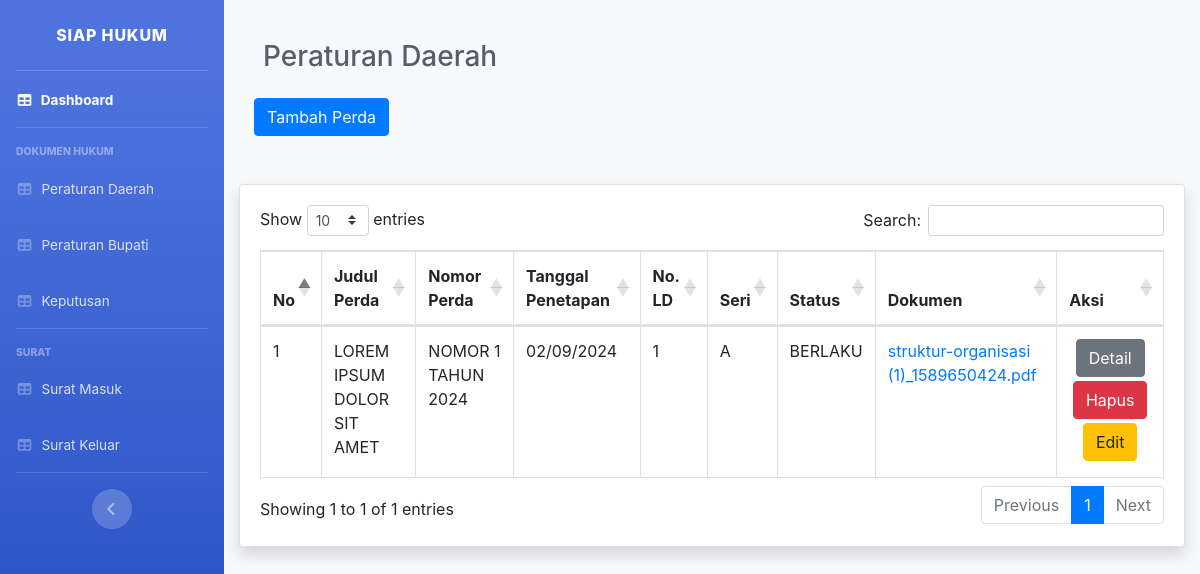
The app's page /perda.php with its own data.
### tables this page shows
CREATE TABLE `perda` (
  `idperda` int(11) NOT NULL,
  `judulperda` varchar(1000) NOT NULL,
  `nomorperda` varchar(100) NOT NULL,
  `tglevaluasiperda` date NOT NULL,
  `tglpenetapanperda` date NOT NULL,
  `tglpengundanganperda` date NOT NULL,
  `nold` int(11) NOT NULL,
  `noldt` int(11) NOT NULL,
  `seriperda` varchar(10) NOT NULL,
  `statusperda` varchar(20) NOT NULL,
  `ketperda` varchar(1000) NOT NULL,
  `fileperda` varchar(1000) NOT NULL,
  `filebaruperda` varchar(1000) NOT NULL,
  `diinputolehperda` varchar(50) NOT NULL
);

### perda.php (the view, shortened to what this page needs)
<?php
$conn = koneksi();
$query = "SELECT * FROM perda ORDER BY nomorperda ASC";
$result = mysqli_query($conn, $query);
?>
<!DOCTYPE html>
<html lang="en">
<head>
  <link href="vendor/fontawesome-free/css/all.min.css" rel="stylesheet" type="text/css" />
  <link href="css/sb-admin-2.min.css" rel="stylesheet" />
  <link href="vendor/datatables/dataTables.bootstrap4.min.css" rel="stylesheet" />
  <link href="https://stackpath.bootstrapcdn.com/bootstrap/4.6.0/css/bootstrap.min.css" rel="stylesheet">
</head>
<body id="page-top">
  <div id="wrapper">
    <ul class="navbar-nav bg-gradient-primary sidebar sidebar-dark accordion" id="accordionSidebar">
      <a class="sidebar-brand d-flex align-items-center justify-content-center" href="index.php">
        <div class="sidebar-brand-text mx-3">SIAP Hukum</div>
      </a>
      <hr class="sidebar-divider my-0" />
      <li class="nav-item active">
        <a class="nav-link" href="index.php">
          <i class="fas fa-fw fa-table"></i>
            <span>Dashboard</span>
        </a>
        </li>
        <hr class="sidebar-divider" />
        <div class="sidebar-heading">Dokumen Hukum</div>
          <li class="nav-item">
          <a class="nav-link" href="perda.php">
                    <i class="fas fa-fw fa-table"></i>
                    <span>Peraturan Daerah</span>
                </a>
                <a class="nav-link" href="perbup.php">
                    <i class="fas fa-fw fa-table"></i>
                    <span>Peraturan Bupati</span>
                </a>
                <a class="nav-link" href="keputusan.php">
                    <i class="fas fa-fw fa-table"></i>
                    <span>Keputusan</span>
                </a>
            </li>
            <hr class="sidebar-divider d-none d-md-block" />
            <div class="sidebar-heading">Surat</div>
            <li class="nav-item">
                <a class="nav-link" href="suratmasuk.php">
                    <i class="fas fa-fw fa-table"></i>
                    <span>Surat Masuk</span>
                </a>
                <a class="nav-link" href="suratkeluar.php">
                    <i class="fas fa-fw fa-table"></i>
                    <span>Surat Keluar</span>
                </a>
            </li>
            <hr class="sidebar-divider d-none d-md-block" />
            <div class="text-center d-none d-md-inline">
                <button class="rounded-circle border-0" id="sidebarToggle"></button>
            </div>
        </ul>
    <div id="content-wrapper" class="d-flex flex-column">
      <div id="content">
        <nav class="navbar navbar-expand mb-4 static-top">
          </nav>
        <div class="container-fluid">
          <h1 class="h3 mb-4 ml-4 text-gray-800">Peraturan Daerah</h1>
          <div class="container mb-5">
            <a href="tambahperda.php" class="btn btn-primary">Tambah Perda</a>
          </div>
          <div class="card shadow mb-4">
            <div class="card-body">
              <div class="table-responsive">
                <table class="table table-bordered" id="dataTable" width="100%" cellspacing="0">
                  <thead>
                    <tr>
                      <th>No</th>
                      <th>Judul Perda</th>
                      <th>Nomor Perda</th>
                      <th>Tanggal Penetapan</th>
                      <th>No. LD</th>
                      <th>Seri</th>
                      <th>Status</th>
                      <th>Dokumen</th>
                      <th>Aksi</th>
                    </tr>
                  </thead>
                  <tbody>
                    <?php $i = 1; ?>
                    <?php while ($row = mysqli_fetch_assoc($result)): ?>
                      <tr>
                        <td><?= $i; ?></td>
                        <td><?= htmlspecialchars($row["judulperda"]); ?></td>
                        <td><?= htmlspecialchars($row["nomorperda"]); ?></td>
                        <td>
                          <?php
                          $date = new DateTime($row["tglpenetapanperda"]);
                          echo htmlspecialchars($date->format('d/m/Y'));
                          ?>
                        </td>
                        <td><?= htmlspecialchars($row["nold"]); ?></td>
                        <td><?= htmlspecialchars($row["seriperda"]); ?></td>
                        <td><?= htmlspecialchars($row["statusperda"]); ?></td>
                        <td><a href="previewperda/<?= htmlspecialchars($row['fileperda']); ?>" target="_blank"><?= htmlspecialchars($row["fileperda"]); ?></a></td>
                        <td align="center">
                          <a href="detailperda.php?id=<?= $row["idperda"]; ?>" class="btn btn-secondary mb-1">Detail</a>
                          <a href="hapusperda.php?id=<?= $row["idperda"]; ?>" class="btn btn-danger mb-1">Hapus</a>
                          <a href="editperda.php?id=<?= $row["idperda"]; ?>" class="btn btn-warning mb-1">Edit</a>
                        </td>
                      </tr>
                      <?php $i++; ?>
                    <?php endwhile; ?>
                  </tbody>
                </table>
              </div>
            </div>
          </div>
        </div>
      </div>
    </div>
  </div>
</body>
</html>

### records on screen
perda: judulperda "LOREM IPSUM DOLOR SIT AMET", nomorperda "NOMOR 1 TAHUN 2024", tglpenetapanperda "02/09/2024", nold "1", seriperda "A", statusperda "BERLAKU", fileperda "struktur-organisasi (1)_1589650424.pdf"
